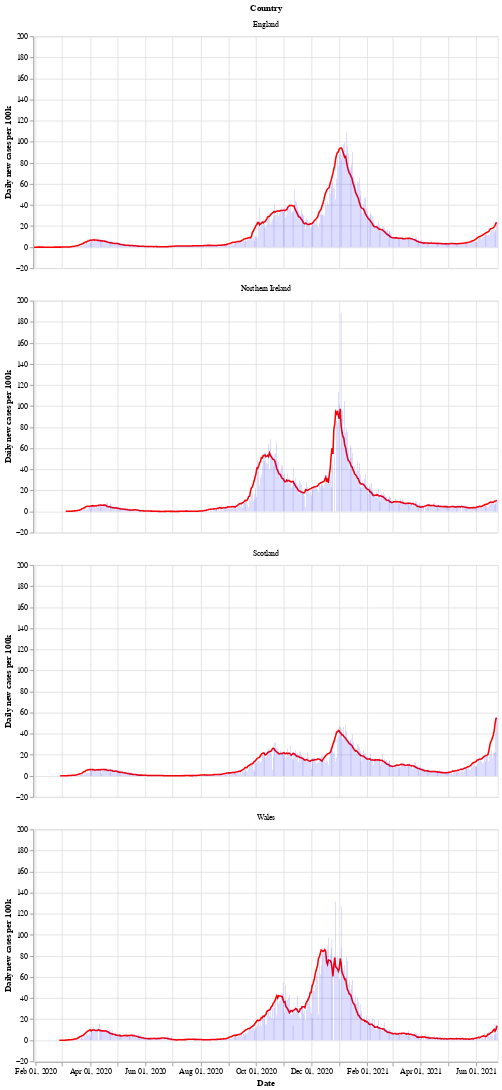

Source (notebook cell):
### Markdown cell above
Next is a bar chart of the number of new cases in each country (per 100k population), with the 7 day moving average of cases. Again we see that Wales saw a longer period of raising and falling cases compared to the other countries.

After a period of cases falling, each nation is now seeing a rise in the number of cases - especially in Wales.

### Code cell
# collapse
bars = alt.Chart(uk_cases).mark_bar().encode(
    x=alt.X("yearmonthdate(date):T", axis=alt.Axis(title='Date')),
    y=alt.Y("newCasesRate:Q", axis=alt.Axis(title='Daily new cases per 100k')),
    tooltip='newCasesRate',
    color=alt.condition(
        alt.datum.dailyChange > 0,
        alt.value("orange"),  # The positive color
        alt.value("blue")  # The negative color
    )
).properties(title='New cases per 100k population with rolling 7 day average', width=600).interactive()
line = alt.Chart(uk_cases).mark_line(
    color='red',
    size=2,
).transform_window(
    rolling_mean='mean(newCasesRate)',
    frame=[0, 7],
    groupby=['areaName']
).encode(
    x='yearmonthdate(date):T',
    y='rolling_mean:Q'
)
alt.layer(line, bars, data=uk_cases).facet(alt.Row('areaName', title='Country'), columns=1)

### Figure 1 — Vega-Lite specification as saved in the notebook (floating-point values rounded to 4 significant figures; data arrays with more than 128 entries replaced by an {"elided": "..."} marker saying what was removed)
{"config": {"view": {"continuousWidth": 400, "continuousHeight": 300}}, "data": {"name": "data-71deda2d00afe389fe5460372488d762"}, "facet": {"type": "nominal", "field": "areaName", "title": "Country"}, "spec": {"layer": [{"mark": {"type": "line", "color": "red", "size": 2}, "encoding": {"x": {"type": "temporal", "field": "date", "timeUnit": "yearmonthdate"}, "y": {"type": "quantitative", "field": "rolling_mean"}}, "transform": [{"window": [{"op": "mean", "field": "newCasesRate", "as": "rolling_mean"}], "frame": [0, 7], "groupby": ["areaName"]}]}, {"mark": "bar", "encoding": {"color": {"condition": {"value": "orange", "test": "(datum.dailyChange > 0)"}, "value": "blue"}, "tooltip": {"type": "quantitative", "field": "newCasesRate"}, "x": {"type": "temporal", "axis": {"title": "Date"}, "field": "date", "timeUnit": "yearmonthdate"}, "y": {"type": "quantitative", "axis": {"title": "Daily new cases per 100k"}, "field": "newCasesRate"}}, "selection": {"selector002": {"type": "interval", "bind": "scales", "encodings": ["x", "y"]}}, "title": "New cases per 100k population with rolling 7 day average", "width": 600}]}, "columns": 1, "$schema": "https://vega.github.io/schema/vega-lite/v4.8.1.json", "datasets": {"data-71deda2d00afe389fe5460372488d762": {"elided": "1956 records"}}}
